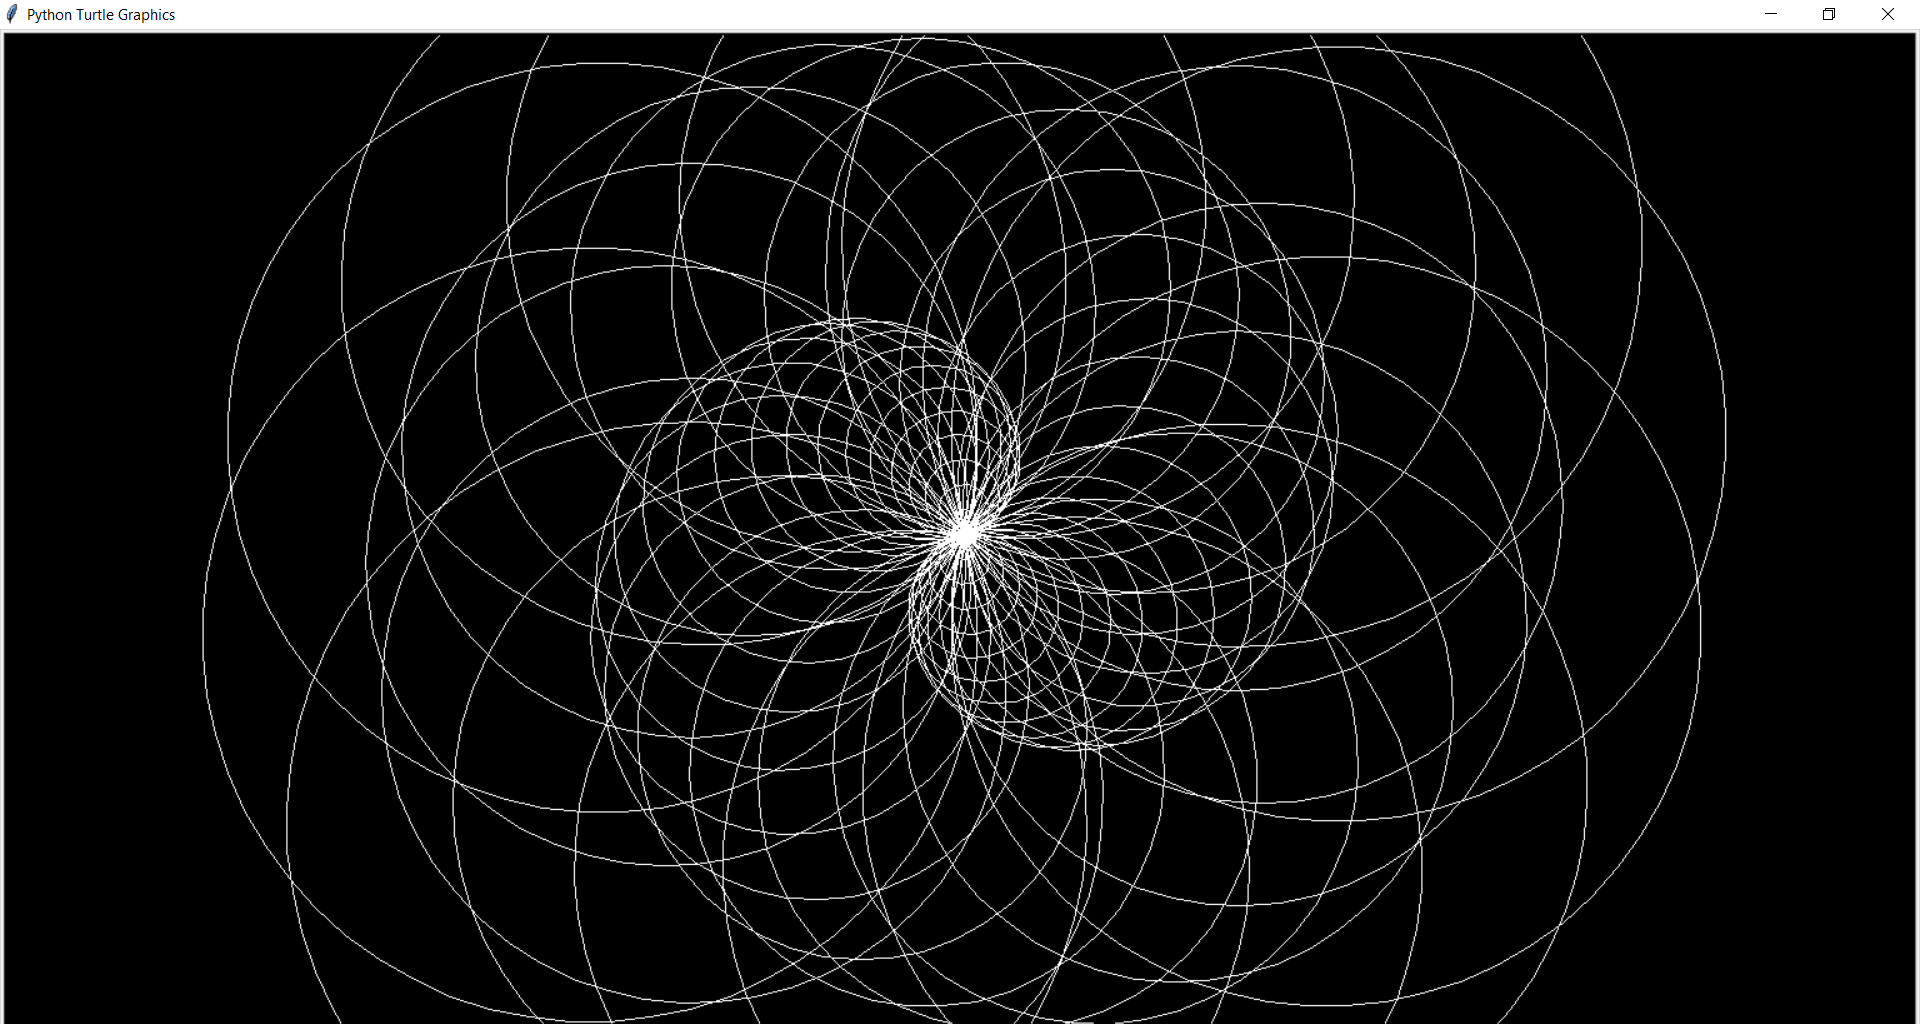

The Python source for this figure:
import turtle

spiral = turtle.Turtle()
spiral.getscreen().bgcolor("black")
spiral.color("white")
spiral.speed(30)
for i in range(33):
    spiral.circle(10*i)
    spiral.circle(-10*i)
    spiral.left(i)


turtle.done()
